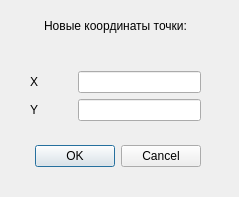
<?xml version="1.0" encoding="UTF-8"?>
<ui version="4.0">
 <class>ChangePoint</class>
 <widget class="QDialog" name="ChangePoint">
  <property name="geometry">
   <rect>
    <x>0</x>
    <y>0</y>
    <width>239</width>
    <height>197</height>
   </rect>
  </property>
  <property name="windowTitle">
   <string>Dialog</string>
  </property>
  <widget class="QDialogButtonBox" name="buttonBox">
   <property name="geometry">
    <rect>
     <x>0</x>
     <y>140</y>
     <width>201</width>
     <height>32</height>
    </rect>
   </property>
   <property name="orientation">
    <enum>Qt::Horizontal</enum>
   </property>
   <property name="standardButtons">
    <set>QDialogButtonBox::Cancel|QDialogButtonBox::Ok</set>
   </property>
  </widget>
  <widget class="QLabel" name="label">
   <property name="geometry">
    <rect>
     <x>30</x>
     <y>10</y>
     <width>171</width>
     <height>31</height>
    </rect>
   </property>
   <property name="text">
    <string>Новые координаты точки:</string>
   </property>
   <property name="scaledContents">
    <bool>false</bool>
   </property>
   <property name="alignment">
    <set>Qt::AlignCenter</set>
   </property>
   <property name="wordWrap">
    <bool>true</bool>
   </property>
  </widget>
  <widget class="QWidget" name="formLayoutWidget">
   <property name="geometry">
    <rect>
     <x>30</x>
     <y>50</y>
     <width>171</width>
     <height>71</height>
    </rect>
   </property>
   <layout class="QFormLayout" name="formLayout">
    <item row="1" column="0">
     <widget class="QLabel" name="label_2">
      <property name="text">
       <string>X          </string>
      </property>
     </widget>
    </item>
    <item row="1" column="1">
     <widget class="QLineEdit" name="_x"/>
    </item>
    <item row="2" column="0">
     <widget class="QLabel" name="label_3">
      <property name="text">
       <string>Y          </string>
      </property>
     </widget>
    </item>
    <item row="2" column="1">
     <widget class="QLineEdit" name="_y"/>
    </item>
    <item row="0" column="1">
     <spacer name="verticalSpacer">
      <property name="orientation">
       <enum>Qt::Vertical</enum>
      </property>
      <property name="sizeHint" stdset="0">
       <size>
        <width>20</width>
        <height>40</height>
       </size>
      </property>
     </spacer>
    </item>
   </layout>
  </widget>
 </widget>
 <resources/>
 <connections>
  <connection>
   <sender>buttonBox</sender>
   <signal>accepted()</signal>
   <receiver>ChangePoint</receiver>
   <slot>accept()</slot>
   <hints>
    <hint type="sourcelabel">
     <x>248</x>
     <y>254</y>
    </hint>
    <hint type="destinationlabel">
     <x>157</x>
     <y>274</y>
    </hint>
   </hints>
  </connection>
  <connection>
   <sender>buttonBox</sender>
   <signal>rejected()</signal>
   <receiver>ChangePoint</receiver>
   <slot>reject()</slot>
   <hints>
    <hint type="sourcelabel">
     <x>316</x>
     <y>260</y>
    </hint>
    <hint type="destinationlabel">
     <x>286</x>
     <y>274</y>
    </hint>
   </hints>
  </connection>
 </connections>
</ui>
